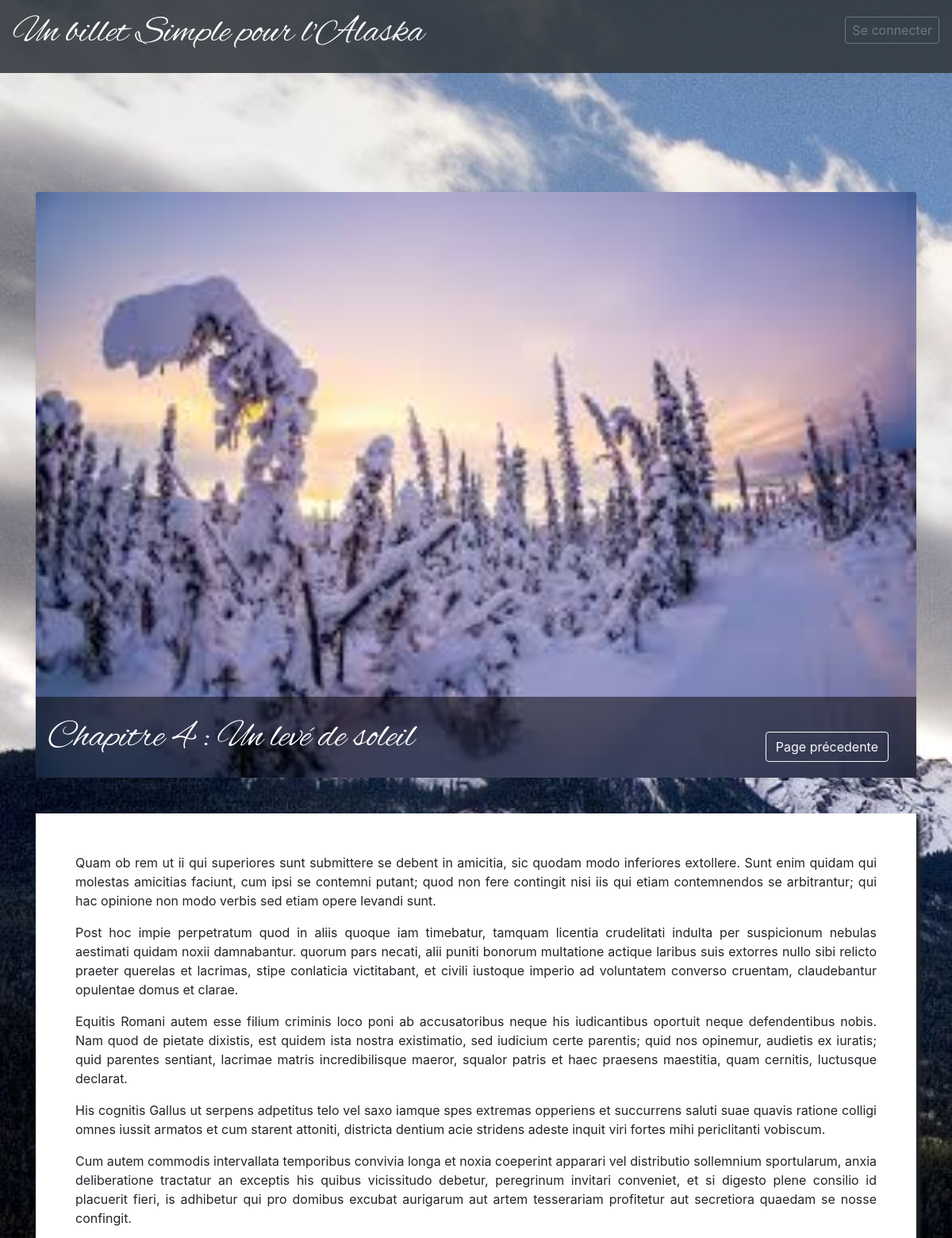
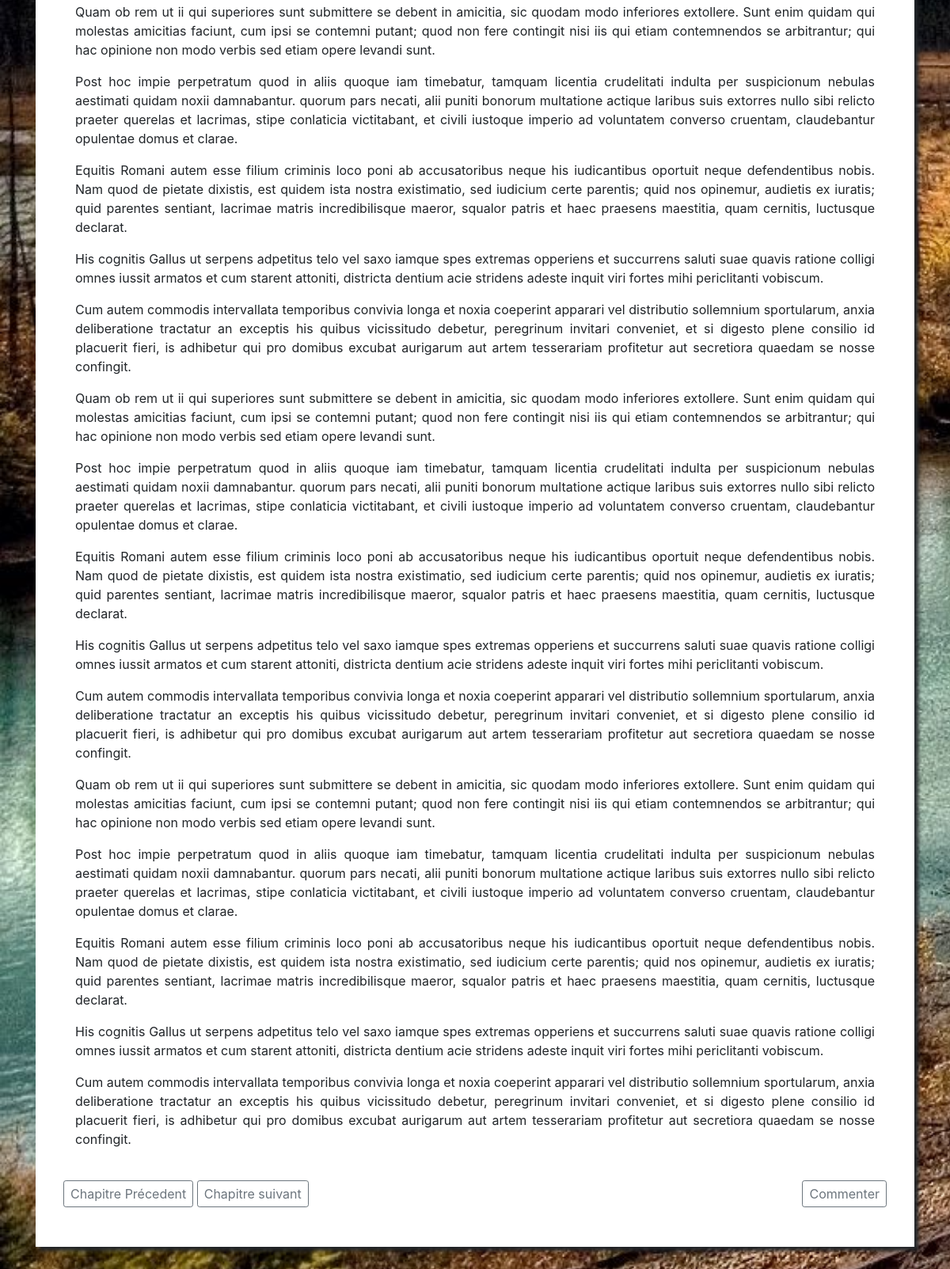
Page /index.php?action=chapter&id_article=4 on the committed database (2 pictures, top to bottom).
### tables this page shows
CREATE TABLE `articles` (
  `id_article` int(11) NOT NULL AUTO_INCREMENT,
  `article` longtext,
  `title` text,
  `published` int(11) DEFAULT NULL,
  `img` int(11) DEFAULT NULL,
  PRIMARY KEY (`id_article`),
  KEY `id_article` (`id_article`),
  KEY `id_article_2` (`id_article`)
);

### models/Article.php (called while the page is built, shortened)
<?php
class Article
{
      public $id_article;
      function __construct($id,$title,$content,$published)
      {
            $this->id_article=$id;
      }
      function read_article()
      {
            include('connexion.php');
            $result = $bdd-> query("SELECT * FROM  articles WHERE id_article='$this->id_article'");
            return $result;
      }
}
?>

### controller/frontend/chapter/chapter_article.php (called while the page is built, shortened)
<?php
$article = new Article($_GET['id_article'],"","","");
$data=$article->read_article();
$data=$data->fetch();
$next=$_GET['id_article']+1;
$verif_status=new Article($next,"","","");
$verif_status=$verif_status->read_article();
$verif_status=$verif_status->fetch();
$verif_status=$verif_status['published'];
 ?>

### controller/frontend/chapter/chapter_read_config.php (called while the page is built, shortened)
<?php
$config=new Config("","");
$config=$config->read_configs();
$array_config=[];
?>

### models/config.php (called while the page is built, shortened)
<?php
class Config
{
      function read_configs(){
            include('connexion.php');
            $result = $bdd-> query("SELECT * FROM config ");
            return $result;
      }
}
?>

### views/frontend/chapter.php (the view, shortened to what this page needs)
<?php
include('./views/frontend/menu.php');
include('./././controller/frontend/chapter/chapter_read_config.php');
include('./././controller/frontend/chapter/chapter_article.php');
?>
<div class="body pt150">
      <div class="container ">
            <div class="row pb-25 " >
                  <div class="col-md-12 imgChap">
                        <div class="card shadow-sm">
                              <img class="card-img-top" src="./images/article<?php echo $data['id_article'] ?>.jpg" data-holder-rendered="true" style="width: 100%; display: block;">
                        </div>
                        <div class="textChap">
                              <div class="Title">
                                    <?php echo $data['title'] ?>
                              </div>
                              <a class=" btn btn-outline-light more" href="index.php?">Page précedente</a>
                        </div>
                  </div>
            </div>
      </div>
      <div class="container">
            <div class="row">
                  <div class="container-fluid mb50">
                        <div class="bg-white read_chapter">
                              <div class="">
                                    <?php echo $data['article'] ?>
                              </div>
                              <br>
                              <div class="row justify-content-between ">
                                    <div class="">
                                          <?php
                                          switch ($_GET['id_article']) {
                                                ?><a href="index.php?action=chapter&id_article=<?php echo ($_GET['id_article']+1)?>" class="btn btn-sm btn-outline-secondary" >Chapitre suivant</a>
                                                <?php
                                                default:
                                                ?><a href="index.php?action=chapter&id_article=<?php echo ($_GET['id_article']-1)?>" class="btn btn-sm btn-outline-secondary" >Chapitre Précedent</a>
                                                <?php
                                                if($verif_status=='1')
                                                {?>
                                                      <a href="index.php?action=chapter&id_article=<?php echo ($_GET['id_article']+1)?>" class="btn btn-sm btn-outline-secondary" >Chapitre suivant</a>
                                                <?php };
                                                break;
                                          };?>
                                    </div>
                                    <div class="">
                                          <?php
                                          if ($_SESSION['login']== NULL && $array_config[1][1]=='on')
                                          {?>
                                                <button type="button" class="btn btn-sm btn-outline-secondary" data-toggle="modal" data-target="#not_connected">Commenter</button><?php
                                          }  else {?>
                                                <button type="button" class="btn btn-sm btn-outline-secondary" data-toggle="modal" data-target="#connected">Commenter</button><?php
                                          }
                                          ?>
                                    </div>
                              </div>
                        </div>
                  </div>
            </div>
      </div>
</div>

### css/perso.css (style rules this page uses)
html { height: 100%; margin:0px; }
.card { border-style:none; background-color: transparent; }
.pt150 { padding-top: 150px; }
body { background-size: cover; background-repeat: no-repeat; background-attachment: fixed; background-image: url(../images/bg.jpg); }
.imgChap { position:relative; }
.textChap { position:absolute; bottom: 0px; left: 15px; color: white; font-weight: lighter; background-color: rgba(0,0,0,0.5); width: calc(100% - 30px); padding:15px; }
.Title { font-family: 'Alex'; font-size:4vw; }
.more { position: absolute; bottom: 20px; right: 35px; }
.pb-25 { padding-bottom: 45px; }
.read_chapter { margin-bottom: 100px; min-height: 800px; box-shadow: 5px 5px 5px 0px; padding:50px; }
.mb50 { margin-bottom: 50px; }
.btn { font-size: 1rem; }
a { color: black; }

### rows in the picture
articles: title "Chapitre 4 : Un levé de soleil", article "Quam ob rem ut ii qui superiores sunt submittere se debent in amicitia, sic quodam modo inferiores extollere. Sunt enim quidam qui molestas amicitias faciunt, cum ipsi se contemni putant; quod non fere contingit nisi iis qui etiam contemnendos se arbitrantur; qui hac opinione non modo verbis sed etiam opere levandi sunt. Post hoc impie perpetratum quod in aliis quoque iam timebatur, tamquam licentia crudelitati indulta per suspicionum nebulas aestimati quidam noxii damnabantur. quorum pars necati, alii puniti bonorum multatione actique laribus suis extorres nullo sibi relicto praeter querelas et lacrimas, stipe conlaticia victitabant, et civili iustoque imperio ad voluntatem converso…"
